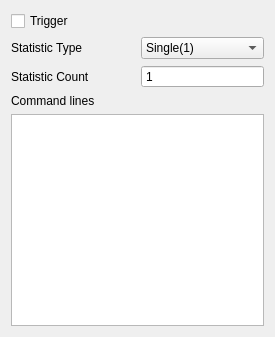
<?xml version="1.0" encoding="UTF-8"?>
<ui version="4.0">
 <class>TriggerCommandClass</class>
 <widget class="QWidget" name="TriggerCommandClass">
  <property name="geometry">
   <rect>
    <x>0</x>
    <y>0</y>
    <width>275</width>
    <height>337</height>
   </rect>
  </property>
  <property name="windowTitle">
   <string>TriggerCommand</string>
  </property>
  <layout class="QVBoxLayout" name="verticalLayout_3">
   <item>
    <widget class="QCheckBox" name="trigger">
     <property name="text">
      <string>Trigger</string>
     </property>
    </widget>
   </item>
   <item>
    <widget class="QWidget" name="container" native="true">
     <layout class="QVBoxLayout" name="verticalLayout_2">
      <property name="leftMargin">
       <number>0</number>
      </property>
      <property name="topMargin">
       <number>0</number>
      </property>
      <property name="rightMargin">
       <number>0</number>
      </property>
      <property name="bottomMargin">
       <number>0</number>
      </property>
      <item>
       <layout class="QGridLayout" name="gridLayout">
        <item row="0" column="0">
         <widget class="QLabel" name="label">
          <property name="text">
           <string>Statistic Type</string>
          </property>
         </widget>
        </item>
        <item row="0" column="1">
         <widget class="QComboBox" name="statisticType">
          <item>
           <property name="text">
            <string>Single(1)</string>
           </property>
          </item>
          <item>
           <property name="text">
            <string>Rtd(2)</string>
           </property>
          </item>
          <item>
           <property name="text">
            <string>Fixed(4)</string>
           </property>
          </item>
          <item>
           <property name="text">
            <string>Float(5)</string>
           </property>
          </item>
         </widget>
        </item>
        <item row="1" column="1">
         <widget class="QSpinBox" name="statisticCount">
          <property name="buttonSymbols">
           <enum>QAbstractSpinBox::NoButtons</enum>
          </property>
          <property name="minimum">
           <number>1</number>
          </property>
          <property name="maximum">
           <number>9999</number>
          </property>
         </widget>
        </item>
        <item row="1" column="0">
         <widget class="QLabel" name="label_2">
          <property name="text">
           <string>Statistic Count</string>
          </property>
         </widget>
        </item>
       </layout>
      </item>
      <item>
       <layout class="QVBoxLayout" name="verticalLayout">
        <item>
         <widget class="QLabel" name="label_3">
          <property name="text">
           <string>Command lines</string>
          </property>
         </widget>
        </item>
        <item>
         <widget class="QPlainTextEdit" name="send_txt">
          <property name="sizePolicy">
           <sizepolicy hsizetype="Expanding" vsizetype="Expanding">
            <horstretch>0</horstretch>
            <verstretch>0</verstretch>
           </sizepolicy>
          </property>
         </widget>
        </item>
       </layout>
      </item>
     </layout>
    </widget>
   </item>
  </layout>
 </widget>
 <layoutdefault spacing="6" margin="11"/>
 <resources/>
 <connections/>
</ui>
